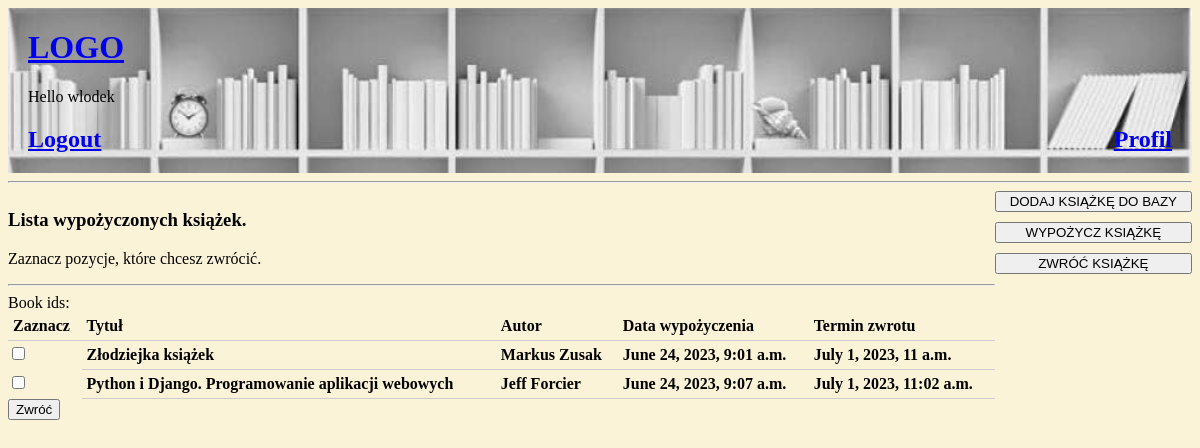
The page /return-book/ (signed in) on the database as committed earlier.
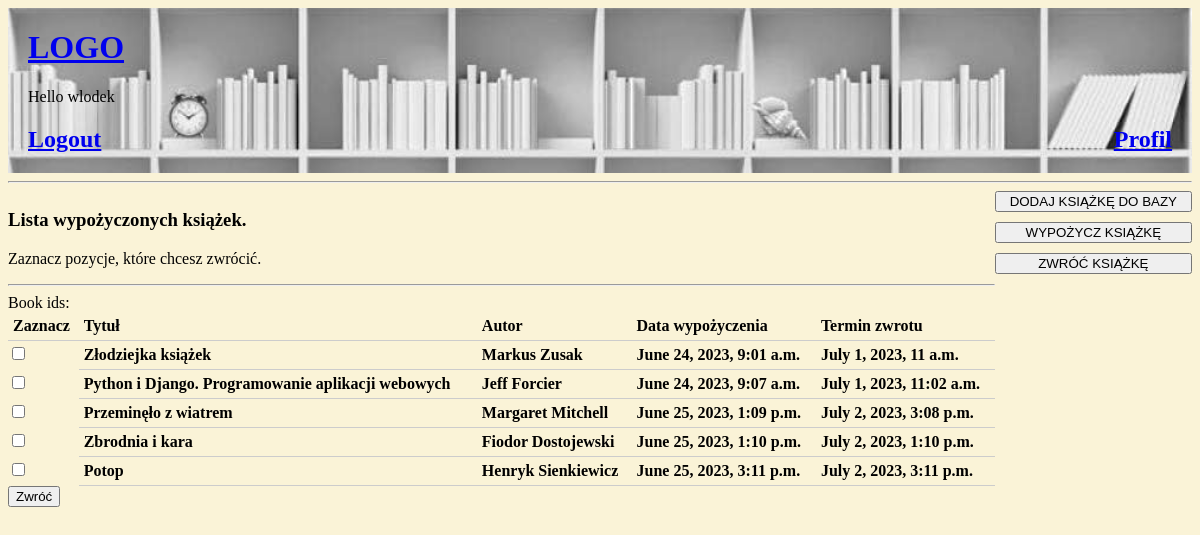
The same page on the database as committed later.
### base/models.py (models this page shows, shortened)
class BorrowedBook(models.Model):
    id = models.AutoField(primary_key=True)
    user = models.ForeignKey(User, on_delete=models.SET_NULL, null=True, related_name='books_borrowed')
    book = models.ForeignKey(Book, on_delete=models.SET_NULL, null=True, related_name='borrowed_books')
    borrowed_date = models.DateTimeField(default=datetime.now())
    return_to_date = models.DateTimeField(default=datetime.now() + timedelta(days=7))
    returned_date = models.DateTimeField(null=True, blank=True)

class Book(models.Model):
    id = models.AutoField(primary_key=True)
    title = models.CharField(max_length=255)
    author = models.CharField(max_length=255)
    availability = models.BooleanField(default=True)
    user = models.ForeignKey(User, on_delete=models.SET_NULL, null=True)

### base/views.py (the view, shortened to what this page needs)
# urls.py: path('return-book/', views.return_book, name='return-book'),
@login_required
def return_book(request):
    user = request.user
    borrowed_books = BorrowedBook.objects.filter(user=user, book__availability=False,
                                                 returned_date=None)
    choices = [(book.id, f'{book.id} - {book.book.title} - {book.book.author}') for book in borrowed_books]
    form = BorrowForm(initial={'book_ids': [str(book.id) for book in borrowed_books]})
    return render(request, 'base/return_book.html', {'user': user,
                                                     'books': borrowed_books, 'form': form})

### base/forms.py
class BorrowForm(forms.Form):
    book_ids = forms.MultipleChoiceField(widget=forms.CheckboxSelectMultiple)

### base/templates/base/return_book.html (shortened to what this page needs)
{% extends 'main.html' %}
{% block content %}
<div class="profile-container">
    <div>
        <h3>Lista wypożyczonych książek.</h3>
        <p>Zaznacz pozycje, które chcesz zwrócić.</p>
        <hr>
        <form method="post">
        {{ form }}
            <div class="book-table">
                <div class="book-row">
                    <div class="book-cell">Zaznacz</div>
                    <div class="book-cell">Tytuł</div>
                    <div class="book-cell">Autor</div>
                    <div class="book-cell">Data wypożyczenia</div>
                    <div class="book-cell">Termin zwrotu</div>
                </div>
                {% for book in books %}
                <div class="book-row">
                    <div class=book-cell"><input type="checkbox" name="book_ids"
                                             value="{{ book.id }}"></div>
                    <div class="book-cell">{{book.book.title}}</div>
                    <div class="book-cell">{{book.book.author}}</div>
                    <div class="book-cell">{{book.borrowed_date}}</div>
                    <div class="book-cell">{{book.return_to_date}}</div>
                </div>
                {% empty %}
                    <p>Brak dostępnych książek.</p>
                {% endfor %}
            </div>
            <div>
                <button type="submit">Zwróć</button>
            </div>
        </form>
    </div>
    <div class="button-container">
        {% if request.user.is_superuser %}
        <a href="{% url 'add-book' %}"><button>DODAJ KSIĄŻKĘ DO BAZY</button><br></a>
        {% endif %}
        <a href="{% url 'borrow' %}"><button>WYPOŻYCZ KSIĄŻKĘ</button><br></a>
        <a href="{% url 'return-book' %}"><button>ZWRÓĆ KSIĄŻKĘ</button><br></a>
    </div>
</div>
{% endblock %}

Rows that differ between the two databases and show on the page:
added BorrowedBook: book "Przeminęło z wiatrem", book.author "Margaret Mitchell", borrowed_date "June 25, 2023, 1:09 p.m.", return_to_date "July 2, 2023, 3:08 p.m."
added BorrowedBook: book "Zbrodnia i kara", book.author "Fiodor Dostojewski", borrowed_date "June 25, 2023, 1:10 p.m.", return_to_date "July 2, 2023, 1:10 p.m."
added BorrowedBook: book "Potop", book.author "Henryk Sienkiewicz", borrowed_date "June 25, 2023, 3:11 p.m.", return_to_date "July 2, 2023, 3:11 p.m."
